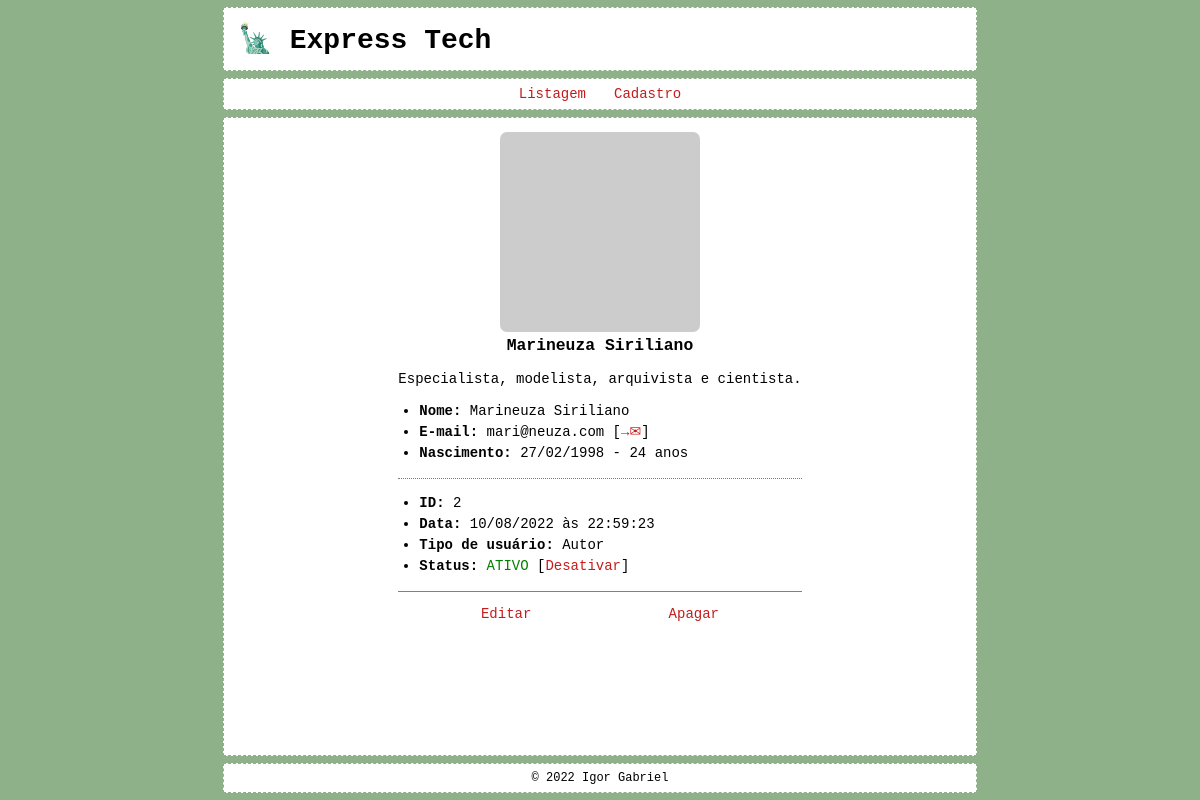
The app's page /?p=view&u=2 with its own data.
### tables this page shows
CREATE TABLE users (
    id INT PRIMARY KEY NOT NULL AUTO_INCREMENT,
    date TIMESTAMP NOT NULL DEFAULT CURRENT_TIMESTAMP,
    name VARCHAR(255) NOT NULL,
    email VARCHAR(255) NOT NULL,
    password VARCHAR(255) NOT NULL,
    birth DATE NOT NULL,
    avatar VARCHAR(255) NOT NULL,
    bio TEXT,
    type ENUM('user', 'author', 'moderator', 'admin') DEFAULT 'user',
    status ENUM('active', 'inactive', 'deleted') DEFAULT 'active'
);

### config/_config.php (called while the page is built, shortened)
<?php
function get_age($birthdate)
{
    $birth_date = date('Y-m-d', strtotime($birthdate));
    list($byear, $bmonth, $bday) = explode('-', $birth_date);
    $age = date("Y") - $byear;
    return $age;
}

### page/view.php (the view, shortened to what this page needs)
<?php
$id = 0;
if (isset($_GET['u'])) $id = intval($_GET['u']);
$sql = <<<SQL
SELECT
    *,
    DATE_FORMAT(date, '%d/%m/%Y às %H:%i:%s') AS date_br,
    DATE_FORMAT(birth, '%d/%m/%Y') AS birth_br
FROM users
WHERE
    id = '{$id}'
    AND status != 'deleted'
SQL;
$res = $conn->query($sql);
$user = $res->fetch_assoc();
$parts = explode(' ', $user['name']);
$user['viewname'] = $parts[0] . ' ' . $parts[count($parts) - 1];
$user['age'] = get_age($user['birth']);
if ($user['status'] == 'active') {
    $user_status = '<span class="active">ATIVO</span> [<a href="/?p=status&u=' . $id . '&a=0">Desativar</a>]';
} else {
    $user_status = '<span class="inactive">INATIVO</span> [<a href="/?p=status&u=' . $id . '&a=1">Ativar</a>]';
}
switch ($user['type']) {
    case 'author':
        $user_type = "Autor";
        break;
}
$user_bio = nl2br(htmlspecialchars($user['bio']));
$page_content = <<<HTML
<div class="user-box">
    <div class="user-image"><img src="{$user['avatar']}" alt="{$user['name']}"></div>
    <div class="user-data">
        <h3>{$user['viewname']}</h3>
        <p>{$user_bio}</p>
        <ul>
            <li><strong>Nome:</strong> {$user['name']}</li>
            <li><strong>E-mail:</strong> {$user['email']} [<a href="mailto:{$user['email']}" target="_blank" title="Enviar e-mail para {$user['name']}">&rarr;&#9993;</a>]</li>
            <li><strong>Nascimento:</strong> {$user['birth_br']} - {$user['age']} anos</li>
        </ul>
        <hr>
        <ul>
            <li><strong>ID:</strong> {$user['id']}</li>
            <li><strong>Data:</strong> {$user['date_br']}</li>
            <li><strong>Tipo de usuário:</strong> {$user_type}</li>
            <li><strong>Status:</strong> {$user_status}</li>
        </ul>
    </div>
    <div class="user-tools">
        <a href="/?p=edit&u={$id}">Editar</a>
        <a href="/?p=delete&u={$id}">Apagar</a>
    </div>
</div>
HTML;

### css/style.css (style rules this page uses)
* { box-sizing: border-box; outline: none; }
html, body { position: relative; width: 100%; height: 100%; margin: 0; padding: 0; font-size: 14px; font-family: monospace; background: rgb(143, 177, 137); }
body { background: rgb(143, 177, 137); }
a { color: rgb(197, 27, 27); text-decoration: none; }

### css/view.css (style rules this page uses)
.user-box { display: table; margin: 1rem auto; }
.user-box hr { border: none; border-bottom: 1px dotted grey; }
.user-image img { display: block; margin: auto; width: 200px; border-radius: .5rem; }
.user-data h3 { text-align: center; margin-top: .25rem; }
.user-data ul { padding-left: 1.5rem; font-size: small; line-height: 1.5; }
.user-tools { display: flex; justify-content: space-around; padding: 1rem; border-top: 1px solid grey; }
.user-box .active { color: green; }
@media (min-width: 426px) { .user-data ul { font-size: inherit; } }

### records on screen
users: name "Marineuza Siriliano", bio "Especialista, modelista, arquivista e cientista.", email "mari@neuza.com", id "2", type "Autor"

### other values on screen
$user['birth_br'] "27/02/1998"
$user['age'] "24"
$user['date_br'] "10/08/2022 às 22:59:23"
